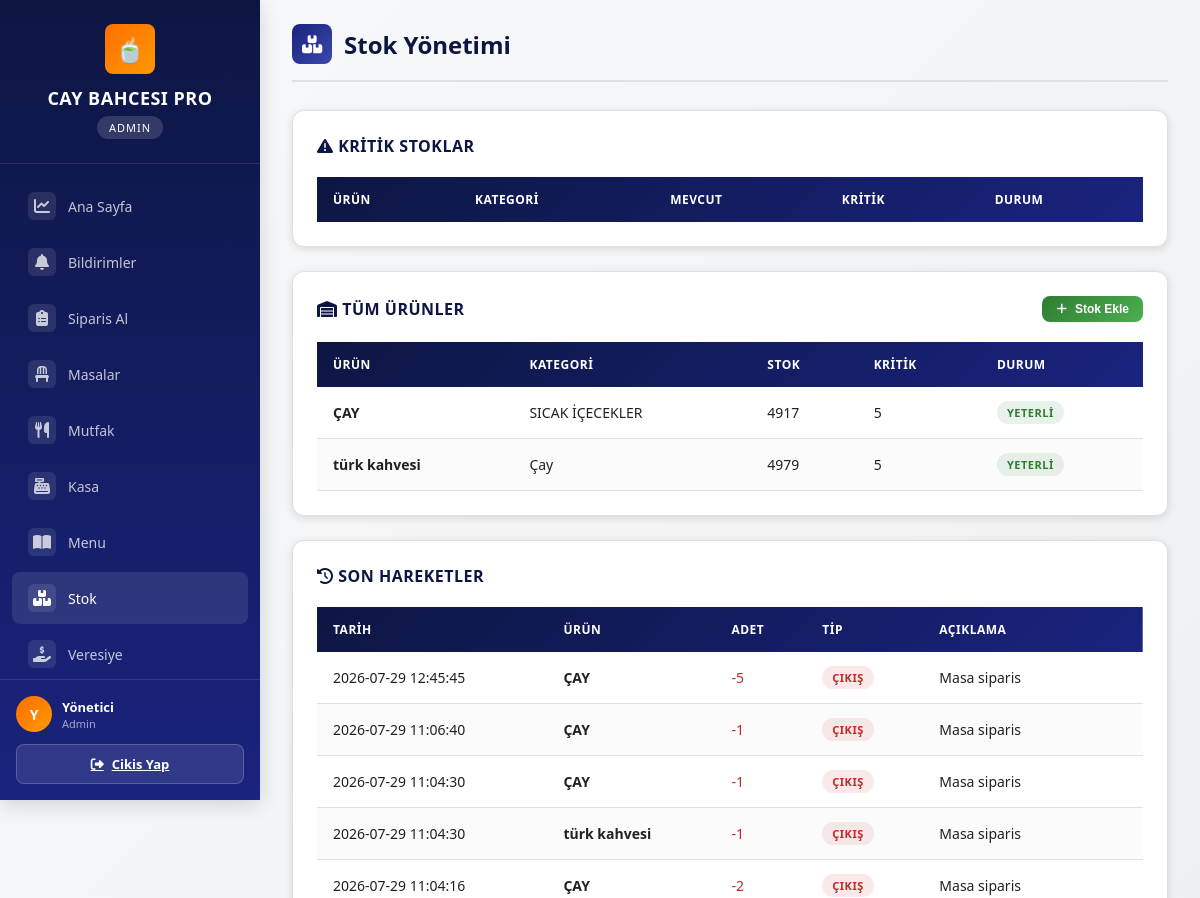
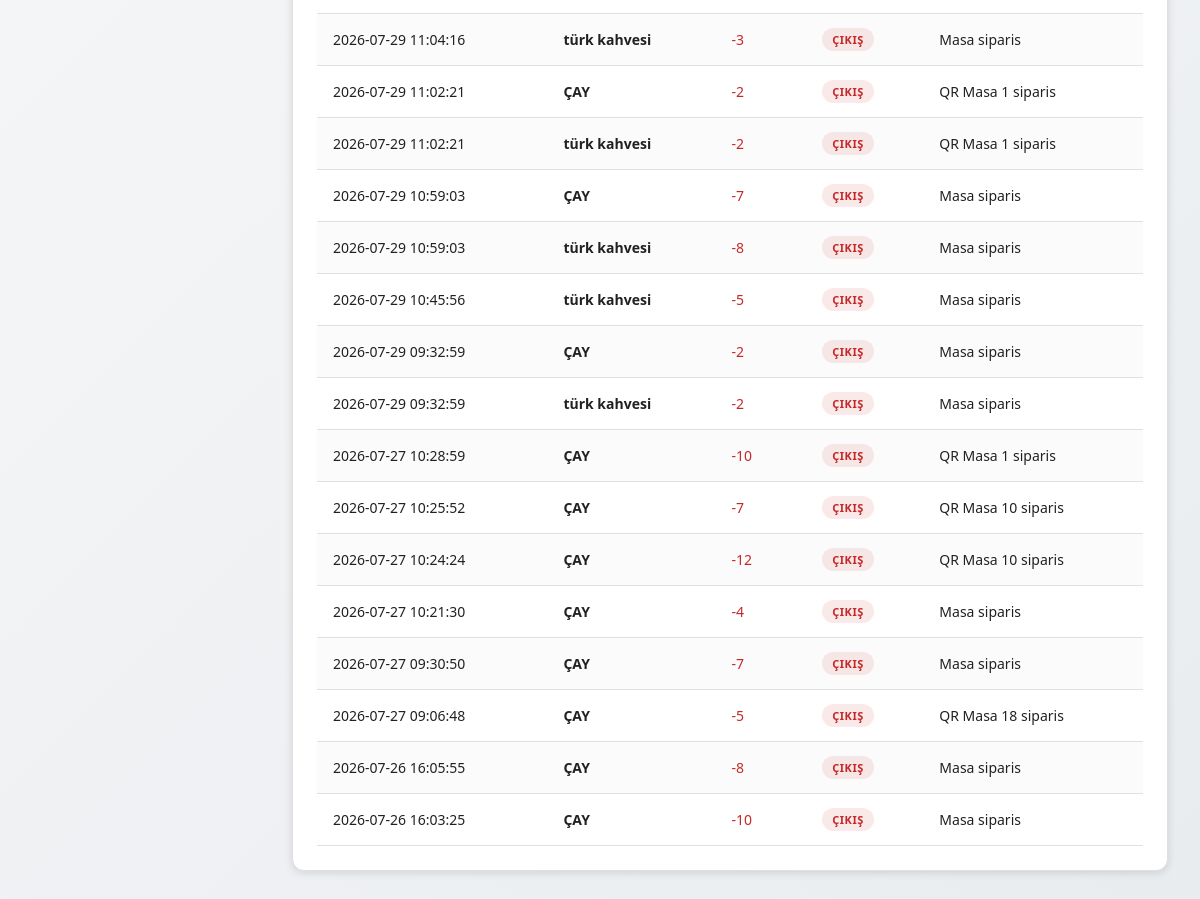
The page /stok (signed in) on the database its author committed (2 pictures, top to bottom).
### tables this page shows
CREATE TABLE urunler (
            id INTEGER PRIMARY KEY AUTOINCREMENT,
            kategori_id INTEGER,
            ad TEXT NOT NULL,
            fiyat REAL NOT NULL,
            stok INTEGER DEFAULT 0,
            kritik_stok INTEGER DEFAULT 5,
            aktif INTEGER DEFAULT 1,
            aciklama TEXT DEFAULT '',
            gorsel TEXT DEFAULT '', ad_en TEXT DEFAULT '', ad_ar TEXT DEFAULT '', aciklama_en TEXT DEFAULT '', aciklama_ar TEXT DEFAULT '',
            FOREIGN KEY (kategori_id) REFERENCES kategoriler(id)
        );

CREATE TABLE kategoriler (
            id INTEGER PRIMARY KEY AUTOINCREMENT,
            ad TEXT NOT NULL,
            renk TEXT DEFAULT '#4CAF50'
        , ad_en TEXT DEFAULT '', ad_ar TEXT DEFAULT '', aktif INTEGER DEFAULT 1);

CREATE TABLE stok_hareket (
            id INTEGER PRIMARY KEY AUTOINCREMENT,
            urun_id INTEGER,
            adet INTEGER,
            tip TEXT,
            aciklama TEXT,
            created_at TIMESTAMP DEFAULT CURRENT_TIMESTAMP,
            FOREIGN KEY (urun_id) REFERENCES urunler(id)
        );

### app.py (the view)
@app.route('/stok')
def stok():
    if 'user_id' not in session:
        return redirect(url_for('login'))
    conn = get_db()
    c = conn.cursor()
    c.execute("SELECT u.*, k.ad as kategori_ad FROM urunler u JOIN kategoriler k ON u.kategori_id=k.id WHERE u.aktif=1")
    urunler = rows_to_dicts(c.fetchall())
    c.execute("SELECT h.*, u.ad as urun_ad FROM stok_hareket h JOIN urunler u ON h.urun_id=u.id ORDER BY h.created_at DESC LIMIT 50")
    hareketler = rows_to_dicts(c.fetchall())
    conn.close()
    return render_template('stok.html', urunler=urunler, hareketler=hareketler)

### app.py (called while the page is built)
def rows_to_dicts(rows):
    return [dict(row) for row in rows]

### database.py (called while the page is built)
def get_db():
    conn = sqlite3.connect(DB_PATH)
    conn.row_factory = sqlite3.Row
    return conn

### templates/stok.html (shortened to what this page needs)
{% extends "base.html" %}
{% block content %}
<div class="page-header">
    <h1><span class="icon"><i class="fas fa-boxes"></i></span> Stok Yönetimi</h1>
</div>
<div class="card">
    <div class="card-header">
        <h3><i class="fas fa-exclamation-triangle"></i> Kritik Stoklar</h3>
    </div>
    <table class="data-table">
        <thead>
            <tr><th>Ürün</th><th>Kategori</th><th>Mevcut</th><th>Kritik</th><th>Durum</th></tr>
        </thead>
    </table>
</div>
<div class="card">
    <div class="card-header">
        <h3><i class="fas fa-warehouse"></i> Tüm Ürünler</h3>
        {% if session.role == 'admin' %}
        <button class="btn btn-success btn-sm" onclick="stokGuncelleModal()">
            <i class="fas fa-plus"></i> Stok Ekle
        </button>
        {% endif %}
    </div>
    <table class="data-table">
        <thead>
            <tr><th>Ürün</th><th>Kategori</th><th>Stok</th><th>Kritik</th><th>Durum</th></tr>
        </thead>
        <tbody>
            {% for u in urunler %}
            <tr>
                <td><strong>{{ u.ad }}</strong></td>
                <td>{{ u.kategori_ad }}</td>
                <td {% if u.stok <= u.kritik_stok %}style="color:var(--danger); font-weight:700;"{% endif %}>{{ u.stok }}</td>
                <td>{{ u.kritik_stok }}</td>
                <td>
                    {% if u.stok <= u.kritik_stok %}
                        <span class="badge badge-danger">KRİTİK</span>
                    {% elif u.stok <= u.kritik_stok * 2 %}
                        <span class="badge badge-warning">DÜŞÜK</span>
                    {% else %}
                        <span class="badge badge-success">YETERLİ</span>
                    {% endif %}
                </td>
            </tr>
            {% endfor %}
        </tbody>
    </table>
</div>
<div class="card">
    <div class="card-header">
        <h3><i class="fas fa-history"></i> Son Hareketler</h3>
    </div>
    <table class="data-table">
        <thead>
            <tr><th>Tarih</th><th>Ürün</th><th>Adet</th><th>Tip</th><th>Açıklama</th></tr>
        </thead>
        <tbody>
            {% for h in hareketler %}
            <tr>
                <td>{{ h.created_at }}</td>
                <td><strong>{{ h.urun_ad }}</strong></td>
                <td {% if h.tip == 'cikis' %}style="color:var(--danger);"{% else %}style="color:var(--success);"{% endif %}>
                    {% if h.tip == 'cikis' %}-{% else %}+{% endif %}{{ h.adet }}
                </td>
                <td>
                    {% if h.tip == 'cikis' %}
                        <span class="badge badge-danger">Çıkış</span>
                    {% else %}
                        <span class="badge badge-success">Giriş</span>
                    {% endif %}
                </td>
                <td>{{ h.aciklama }}</td>
            </tr>
            {% endfor %}
        </tbody>
    </table>
</div>
{% endblock %}

### static/css/style.css (style rules this page uses)
:root { --primary: #1a237e; --primary-light: #3949ab; --primary-dark: #0d1642; --accent: #ff6f00; --accent-light: #ff9800; --success: #2e7d32; --success-light: #4caf50; --danger: #c62828; --danger-light: #ef5350; --warning: #f9a825; --info: #0277bd; --dark: #212121; --gray: #616161; --gray-light: #f5f5f5; --gray-border: #e0e0e0; --white: #ffffff; --shadow: 0 2px 8px rgba(0,0,0,0.12); --shadow-lg: 0 4px 20px rgba(0,0,0,0.15); --radius: 8px; --radius-lg: 12px; --transition: all 0.25s ease; }
* { margin: 0; padding: 0; box-sizing: border-box; }
body { font-family: 'Segoe UI', Tahoma, Geneva, Verdana, sans-serif; background: linear-gradient(135deg, #f8f9fa 0%, #e9ecef 100%); color: var(--dark); min-height: 100vh; }
.page-header { display: flex; justify-content: space-between; align-items: center; margin-bottom: 28px; padding-bottom: 16px; border-bottom: 2px solid var(--gray-border); }
.page-header h1 { font-size: 24px; font-weight: 700; color: var(--primary-dark); display: flex; align-items: center; gap: 12px; }
.page-header h1 .icon { width: 40px; height: 40px; background: linear-gradient(135deg, var(--primary), var(--primary-light)); color: var(--white); border-radius: var(--radius); display: flex; align-items: center; justify-content: center; font-size: 18px; }
.card { background: var(--white); border-radius: var(--radius-lg); box-shadow: var(--shadow); padding: 24px; margin-bottom: 24px; border: 1px solid var(--gray-border); transition: var(--transition); }
.card-header { display: flex; justify-content: space-between; align-items: center; margin-bottom: 20px; }
.card-header h3 { font-size: 16px; font-weight: 700; color: var(--primary-dark); text-transform: uppercase; letter-spacing: 0.5px; }
.data-table { width: 100%; border-collapse: collapse; font-size: 14px; }
.data-table thead { background: linear-gradient(135deg, var(--primary-dark), var(--primary)); color: var(--white); }
.data-table th { padding: 14px 16px; text-align: left; font-weight: 600; font-size: 12px; text-transform: uppercase; letter-spacing: 0.5px; }
.data-table td { padding: 14px 16px; border-bottom: 1px solid var(--gray-border); color: var(--dark); }
.data-table tbody tr:nth-child(even) { background: rgba(0,0,0,0.015); }
.btn { display: inline-flex; align-items: center; justify-content: center; gap: 8px; padding: 10px 20px; border-radius: var(--radius); font-size: 14px; font-weight: 600; cursor: pointer; transition: var(--transition); border: none; text-decoration: none; }
.btn-sm { padding: 6px 14px; font-size: 12px; }
.btn-success { background: linear-gradient(135deg, var(--success), var(--success-light)); color: var(--white); }
.badge { display: inline-flex; align-items: center; padding: 4px 10px; border-radius: 20px; font-size: 11px; font-weight: 600; text-transform: uppercase; letter-spacing: 0.5px; }
.badge-success { background: rgba(46, 125, 50, 0.1); color: var(--success); }
.badge-danger { background: rgba(198, 40, 40, 0.1); color: var(--danger); }

### rows shown on the page
urunler: ad "ÇAY", kategori_ad "SICAK İÇECEKLER", stok "4917", kritik_stok "5", shows "YETERLİ"
urunler: ad "türk kahvesi", kategori_ad "Çay", stok "4979", kritik_stok "5", shows "YETERLİ"
stok_hareket: created_at "2026-07-29 12:45:45", urun_ad "ÇAY", adet "5", tip "ÇIKIŞ", aciklama "Masa siparis"
stok_hareket: created_at "2026-07-29 11:06:40", urun_ad "ÇAY", adet "1", tip "ÇIKIŞ", aciklama "Masa siparis"
stok_hareket: created_at "2026-07-29 11:04:30", urun_ad "ÇAY", adet "1", tip "ÇIKIŞ", aciklama "Masa siparis"
stok_hareket: created_at "2026-07-29 11:04:30", urun_ad "türk kahvesi", adet "1", tip "ÇIKIŞ", aciklama "Masa siparis"
stok_hareket: created_at "2026-07-29 11:04:16", urun_ad "ÇAY", adet "2", tip "ÇIKIŞ", aciklama "Masa siparis"
stok_hareket: created_at "2026-07-29 11:04:16", urun_ad "türk kahvesi", adet "3", tip "ÇIKIŞ", aciklama "Masa siparis"
stok_hareket: created_at "2026-07-29 11:02:21", urun_ad "ÇAY", adet "2", tip "ÇIKIŞ", aciklama "QR Masa 1 siparis"
stok_hareket: created_at "2026-07-29 11:02:21", urun_ad "türk kahvesi", adet "2", tip "ÇIKIŞ", aciklama "QR Masa 1 siparis"
stok_hareket: created_at "2026-07-29 10:59:03", urun_ad "ÇAY", adet "7", tip "ÇIKIŞ", aciklama "Masa siparis"
stok_hareket: created_at "2026-07-29 10:59:03", urun_ad "türk kahvesi", adet "8", tip "ÇIKIŞ", aciklama "Masa siparis"
stok_hareket: created_at "2026-07-29 10:45:56", urun_ad "türk kahvesi", adet "5", tip "ÇIKIŞ", aciklama "Masa siparis"
stok_hareket: created_at "2026-07-29 09:32:59", urun_ad "ÇAY", adet "2", tip "ÇIKIŞ", aciklama "Masa siparis"
stok_hareket: created_at "2026-07-29 09:32:59", urun_ad "türk kahvesi", adet "2", tip "ÇIKIŞ", aciklama "Masa siparis"
stok_hareket: created_at "2026-07-27 10:28:59", urun_ad "ÇAY", adet "10", tip "ÇIKIŞ", aciklama "QR Masa 1 siparis"
stok_hareket: created_at "2026-07-27 10:25:52", urun_ad "ÇAY", adet "7", tip "ÇIKIŞ", aciklama "QR Masa 10 siparis"
stok_hareket: created_at "2026-07-27 10:24:24", urun_ad "ÇAY", adet "12", tip "ÇIKIŞ", aciklama "QR Masa 10 siparis"
stok_hareket: created_at "2026-07-27 10:21:30", urun_ad "ÇAY", adet "4", tip "ÇIKIŞ", aciklama "Masa siparis"
stok_hareket: created_at "2026-07-27 09:30:50", urun_ad "ÇAY", adet "7", tip "ÇIKIŞ", aciklama "Masa siparis"
stok_hareket: created_at "2026-07-27 09:06:48", urun_ad "ÇAY", adet "5", tip "ÇIKIŞ", aciklama "QR Masa 18 siparis"
stok_hareket: created_at "2026-07-26 16:05:55", urun_ad "ÇAY", adet "8", tip "ÇIKIŞ", aciklama "Masa siparis"
stok_hareket: created_at "2026-07-26 16:03:25", urun_ad "ÇAY", adet "10", tip "ÇIKIŞ", aciklama "Masa siparis"

### other values the page prints
{{ session.role|upper }} "ADMIN"
{{ session.ad_soyad[:1] if session.ad_soyad else session.username[:1] }} "Y"
{{ session.ad_soyad or session.username }} "Yönetici"
{{ session.role|capitalize }} "Admin"
